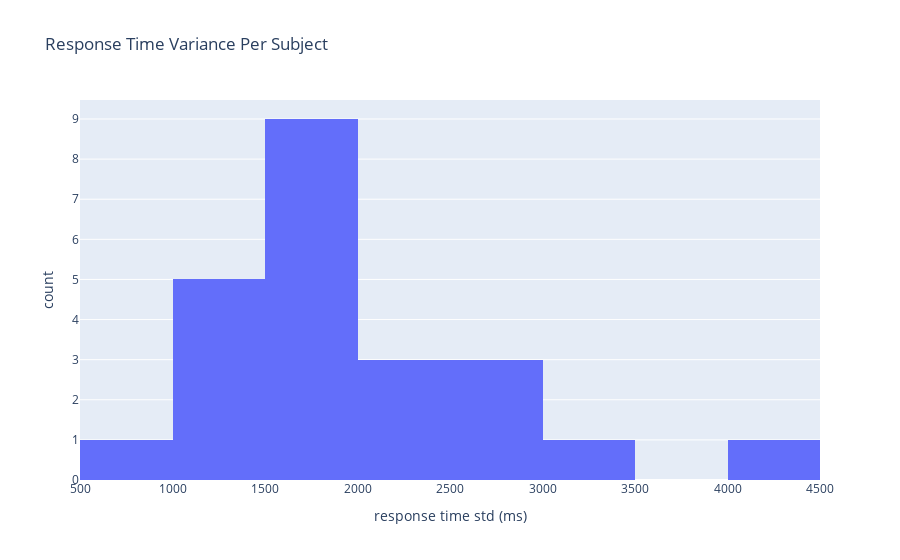

Notebook cell for this chart:
### Code cell
# calculating response time variance per subject
std_rt_per_subject = response_times[['rt', 'subject']].groupby('subject').std()
std_rt_per_subject.columns = ['rt_std']

# creating a histogram of response times variances
px.histogram(std_rt_per_subject, nbins=10, x='rt_std'
             , title='Response Time Variance Per Subject', labels={'rt_std': 'response time std (ms)'})

### Figure 1 — Plotly figure (JSON) as saved in the notebook; plotly's stock layout.template omitted (floating-point values rounded to 4 significant figures)
{"data": [{"alignmentgroup": "True", "bingroup": "x", "hovertemplate": "response time std (ms)=%{x}<br>count=%{y}<extra></extra>", "legendgroup": "", "marker": {"color": "#636efa", "pattern": {"shape": ""}}, "name": "", "nbinsx": 10, "offsetgroup": "", "orientation": "v", "showlegend": false, "type": "histogram", "x": [1917.0, 1623.0, 2553.0, 2030.0, 2060.0, 1583.0, 1955.0, 1922.0, 1879.0, 2073.0, 2634.0, 1255.0, 1398.0, 1899.0, 3242.0, 2770.0, 1446.0, 698.7, 1862.0, 1440.0, 1971.0, 4065.0, 1383.0], "xaxis": "x", "yaxis": "y"}], "layout": {"barmode": "relative", "legend": {"tracegroupgap": 0}, "title": {"text": "Response Time Variance Per Subject"}, "xaxis": {"anchor": "y", "domain": [0, 1], "title": {"text": "response time std (ms)"}}, "yaxis": {"anchor": "x", "domain": [0, 1], "title": {"text": "count"}}}}
